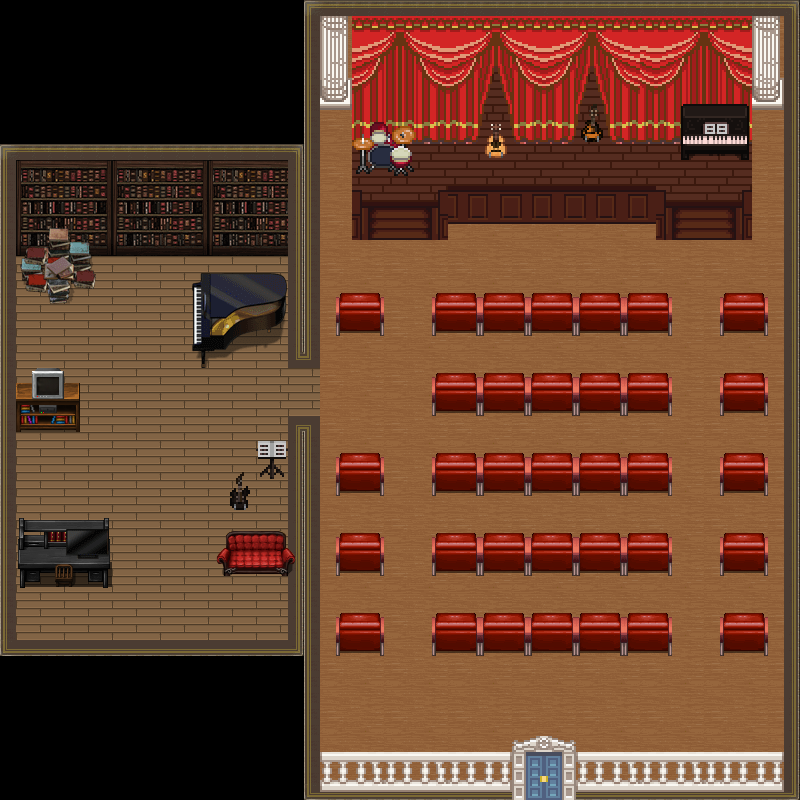

Rendered tile map (Tiled .tmx) drawn with the repository's tilesets; below, a short description and the map source with its tile grids summarised:
An orthogonal 50x50 tile map with 16x16 px tiles, 6 tile layers (floor, walls, door, elements, ...), 10 tilesets and 51 objects (49x collision, exit_theatre, spawn_theatre).

<map version="1.10" tiledversion="1.10.1" orientation="orthogonal" renderorder="right-down" width="50" height="50" tilewidth="16" tileheight="16" infinite="0" nextlayerid="8" nextobjectid="54">
 <tileset firstgid="1" source="floor_church.tsx" />
 <tileset firstgid="1729" source="theatreèdeco.tsx" />
 <tileset firstgid="2849" source="seats.tsx" />
 <tileset firstgid="5153" source="inside_house.tsx" />
 <tileset firstgid="5409" source="curch_wall.tsx" />
 <tileset firstgid="7569" source="inside_deco.tsx" />
 <tileset firstgid="9873" source="library.tsx" />
 <tileset firstgid="10897" source="bureau2.tsx" />
 <tileset firstgid="11921" source="bureau.tsx" />
 <tileset firstgid="14225" source="paintings.tsx" />
 <layer id="1" name="floor" width="50" height="50">
  <data>[2500 cells, 1908 non-empty, 33 distinct tile ids]</data>
 </layer>
 <layer id="2" name="walls" width="50" height="50">
  <data>[2500 cells, 576 non-empty, 156 distinct tile ids]</data>
 </layer>
 <layer id="5" name="door" width="50" height="50">
  <data>[2500 cells, 79 non-empty, 25 distinct tile ids]</data>
 </layer>
 <layer id="3" name="elements" width="50" height="50">
  <data>[2500 cells, 484 non-empty, 172 distinct tile ids]</data>
 </layer>
 <layer id="4" name="little elements" width="50" height="50">
  <data>[2500 cells, 83 non-empty, 83 distinct tile ids]</data>
 </layer>
 <layer id="6" name="top" width="50" height="50">
  <data>[2500 cells, 53 non-empty, 31 distinct tile ids]</data>
 </layer>
 <objectgroup id="7" name="Objects">
  <object id="1" name="exit_theatre" x="513" y="737" width="62" height="63.5" />
  <object id="2" name="spawn_theatre" x="519.5" y="657.5">
   <point />
  </object>
  <object id="3" name="collision" x="305.333" y="768.667" width="205.167" height="28.3333" />
  <object id="4" name="collision" x="288.667" y="417.333" width="30.6667" height="349.667" />
  <object id="5" name="collision" x="0.666667" y="640.667" width="288.667" height="14.3333" />
  <object id="6" name="collision" x="0.333333" y="144.333" width="16" height="495" />
  <object id="7" name="collision" x="16.6667" y="144.333" width="286" height="16.6667" />
  <object id="8" name="collision" x="289.333" y="160.333" width="30" height="207.667" />
  <object id="9" name="collision" x="304.667" y="0.666667" width="15.3333" height="160.333" />
  <object id="10" name="collision" x="320" y="-0.666667" width="477.333" height="17" />
  <object id="11" name="collision" x="785.333" y="16.6667" width="14.6667" height="782.667" />
  <object id="12" name="collision" x="575" y="768.333" width="208.667" height="32.3333" />
  <object id="13" name="collision" x="720" y="612" width="47.3333" height="42.3333" />
  <object id="14" name="collision" x="719.667" y="533" width="48" height="42.3333" />
  <object id="15" name="collision" x="432.333" y="613.333" width="239.667" height="41.6667" />
  <object id="16" name="collision" x="432.667" y="534" width="238.667" height="40.3333" />
  <object id="17" name="collision" x="432.333" y="452.667" width="239.333" height="41.6667" />
  <object id="18" name="collision" x="432.667" y="372.667" width="238.333" height="42.6667" />
  <object id="19" name="collision" x="336.333" y="613" width="48" height="42.3333" />
  <object id="20" name="collision" x="336.333" y="532.667" width="47.6667" height="41.6667" />
  <object id="21" name="collision" x="335.333" y="452.667" width="48.3333" height="41.3333" />
  <object id="22" name="collision" x="336.333" y="293" width="47.6667" height="43" />
  <object id="23" name="collision" x="432.333" y="292" width="239.667" height="43" />
  <object id="24" name="collision" x="720" y="453" width="47.6667" height="42" />
  <object id="25" name="collision" x="720" y="372.333" width="47" height="41.6667" />
  <object id="26" name="collision" x="719.667" y="293" width="48" height="40.6667" />
  <object id="27" name="collision" x="751.667" y="16.6667" width="31.3333" height="89" />
  <object id="28" name="collision" x="752" y="24" width="1.66667" height="211.333" />
  <object id="29" name="collision" x="449.333" y="185.667" width="205.333" height="36" />
  <object id="30" name="collision" x="321" y="16.5" width="30" height="93.5" />
  <object id="31" name="collision" x="352.5" y="13.5" width="398" height="130.5" />
  <object id="33" name="collision" x="487.5" y="141.5" width="18.5" height="15.5" />
  <object id="34" name="collision" x="680.5" y="143" width="70" height="16" />
  <object id="35" name="collision" x="353.5" y="139" width="60" height="36.5" />
  <object id="36" name="collision" x="439.5" y="191.5" width="8" height="45.5" />
  <object id="37" name="collision" x="349.5" y="190" width="11" height="49" />
  <object id="38" name="collision" x="348.5" y="19" width="5.5" height="216.5" />
  <object id="39" name="collision" x="654" y="188" width="13" height="50" />
  <object id="40" name="collision" x="742.5" y="191" width="10.5" height="46.5" />
  <object id="41" name="collision" x="16.9091" y="536" width="92.3636" height="52.9091" />
  <object id="42" name="collision" x="222.727" y="544.364" width="65.2727" height="31.2727" />
  <object id="43" name="collision" x="217.818" y="550.909" width="4.36364" height="12.1818" />
  <object id="44" name="collision" x="231.091" y="473.818" width="16.5455" height="33.8182" />
  <object id="45" name="collision" x="256" y="448.182" width="30.1818" height="30.3636" />
  <object id="46" name="collision" x="16.9091" y="399.273" width="63.2727" height="34.7273" />
  <object id="47" name="collision" x="18.9091" y="241.455" width="80.1818" height="60.3636">
   <ellipse />
  </object>
  <object id="48" name="collision" x="17" y="160.333" width="271.333" height="96" />
  <object id="50" name="collision" x="192.667" y="275.333" width="92" height="49.6667" />
  <object id="51" name="collision" x="193.667" y="325" width="36" height="24.6667" />
  <object id="52" name="collision" x="229" y="323.333" width="15.6667" height="14" />
  <object id="53" name="collision" x="198.333" y="348.333" width="10.3333" height="19.6667" />
 </objectgroup>
</map>
